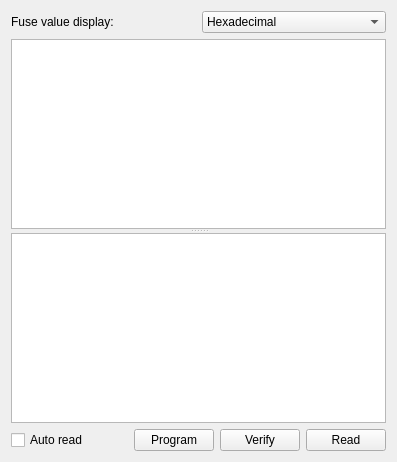
       <widget class="QWidget" name="tabFuses">
        <attribute name="icon">
         <iconset resource="icons/icons.qrc">
          <normaloff>:/fuse-64.png</normaloff>:/fuse-64.png</iconset>
        </attribute>
        <attribute name="title">
         <string>Fuses</string>
        </attribute>
        <layout class="QVBoxLayout" name="verticalLayout_7">
         <item>
          <layout class="QHBoxLayout" name="horizontalLayout_6">
           <item>
            <widget class="QLabel" name="labelFuseBiDisplaymode">
             <property name="text">
              <string>Fuse value display:</string>
             </property>
            </widget>
           </item>
           <item>
            <widget class="QComboBox" name="comboBoxFuseDisplaymode">
             <item>
              <property name="text">
               <string>Hexadecimal</string>
              </property>
             </item>
             <item>
              <property name="text">
               <string>Binary</string>
              </property>
             </item>
             <item>
              <property name="text">
               <string>Decimal</string>
              </property>
             </item>
            </widget>
           </item>
          </layout>
         </item>
         <item>
          <widget class="QSplitter" name="splitter">
           <property name="orientation">
            <enum>Qt::Vertical</enum>
           </property>
           <widget class="QTableView" name="tableViewFuses">
            <property name="sizePolicy">
             <sizepolicy hsizetype="Expanding" vsizetype="Expanding">
              <horstretch>0</horstretch>
              <verstretch>0</verstretch>
             </sizepolicy>
            </property>
            <property name="autoFillBackground">
             <bool>true</bool>
            </property>
            <attribute name="horizontalHeaderStretchLastSection">
             <bool>true</bool>
            </attribute>
           </widget>
           <widget class="QTableView" name="tableViewFuseFields">
            <property name="sizePolicy">
             <sizepolicy hsizetype="Preferred" vsizetype="Preferred">
              <horstretch>0</horstretch>
              <verstretch>0</verstretch>
             </sizepolicy>
            </property>
            <attribute name="horizontalHeaderStretchLastSection">
             <bool>true</bool>
            </attribute>
           </widget>
          </widget>
         </item>
         <item>
          <layout class="QHBoxLayout" name="horizontalLayout_4">
           <property name="bottomMargin">
            <number>0</number>
           </property>
           <item>
            <widget class="QCheckBox" name="checkBox">
             <property name="text">
              <string>Auto read</string>
             </property>
            </widget>
           </item>
           <item>
            <spacer name="horizontalSpacer_4">
             <property name="orientation">
              <enum>Qt::Horizontal</enum>
             </property>
             <property name="sizeHint" stdset="0">
              <size>
               <width>40</width>
               <height>20</height>
              </size>
             </property>
            </spacer>
           </item>
           <item>
            <widget class="QPushButton" name="pushButtonProgramFuses">
             <property name="text">
              <string>Program</string>
             </property>
             <property name="icon">
              <iconset resource="icons/icons.qrc">
               <normaloff>:/write_avr.svg</normaloff>:/write_avr.svg</iconset>
             </property>
            </widget>
           </item>
           <item>
            <widget class="QPushButton" name="pushButtonVerifyFuses">
             <property name="text">
              <string>Verify</string>
             </property>
            </widget>
           </item>
           <item>
            <widget class="QPushButton" name="pushButtonReadFuses">
             <property name="text">
              <string>Read</string>
             </property>
             <property name="icon">
              <iconset resource="icons/icons.qrc">
               <normaloff>:/read_avr.svg</normaloff>:/read_avr.svg</iconset>
             </property>
            </widget>
           </item>
          </layout>
         </item>
        </layout>
       </widget>
